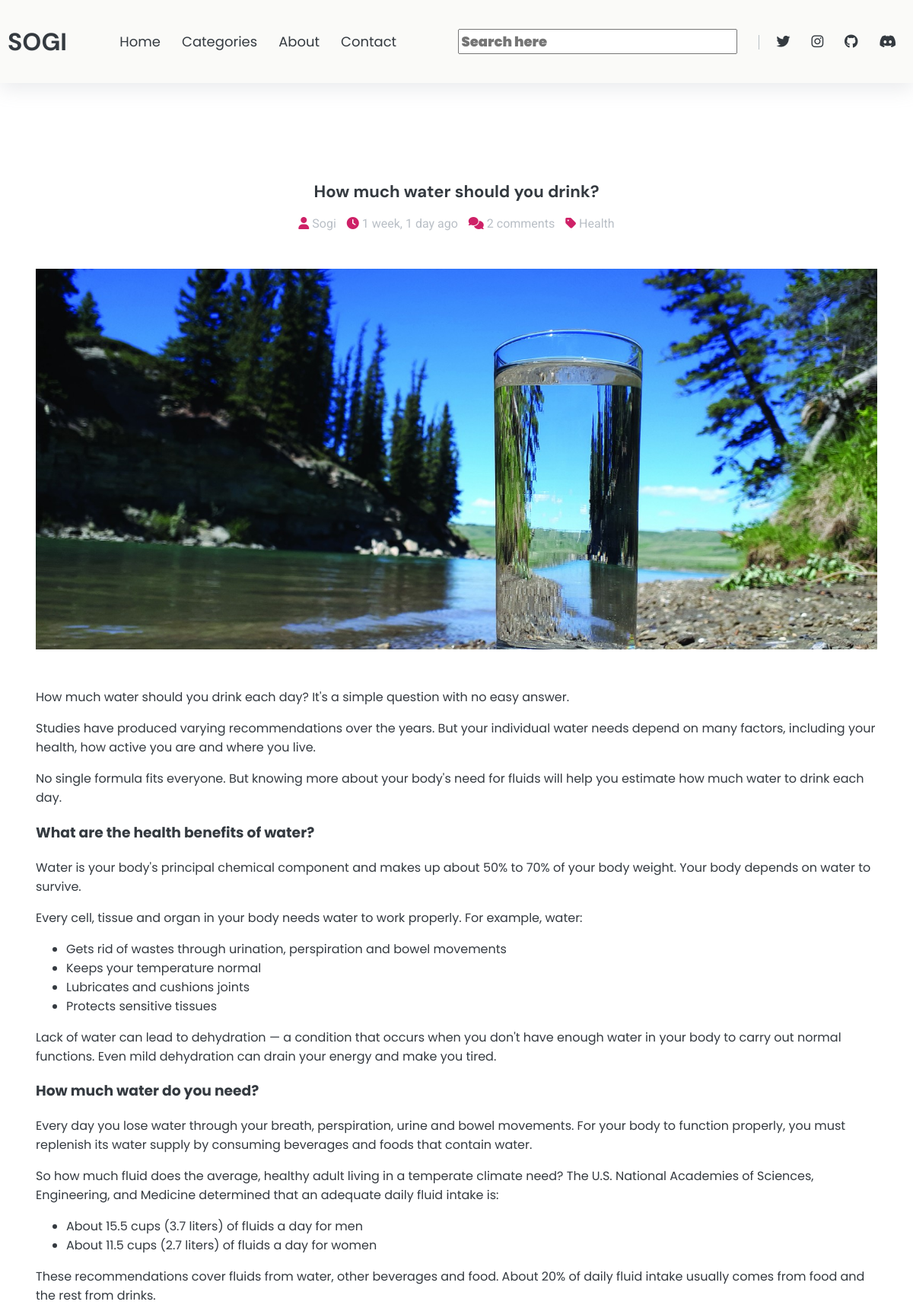
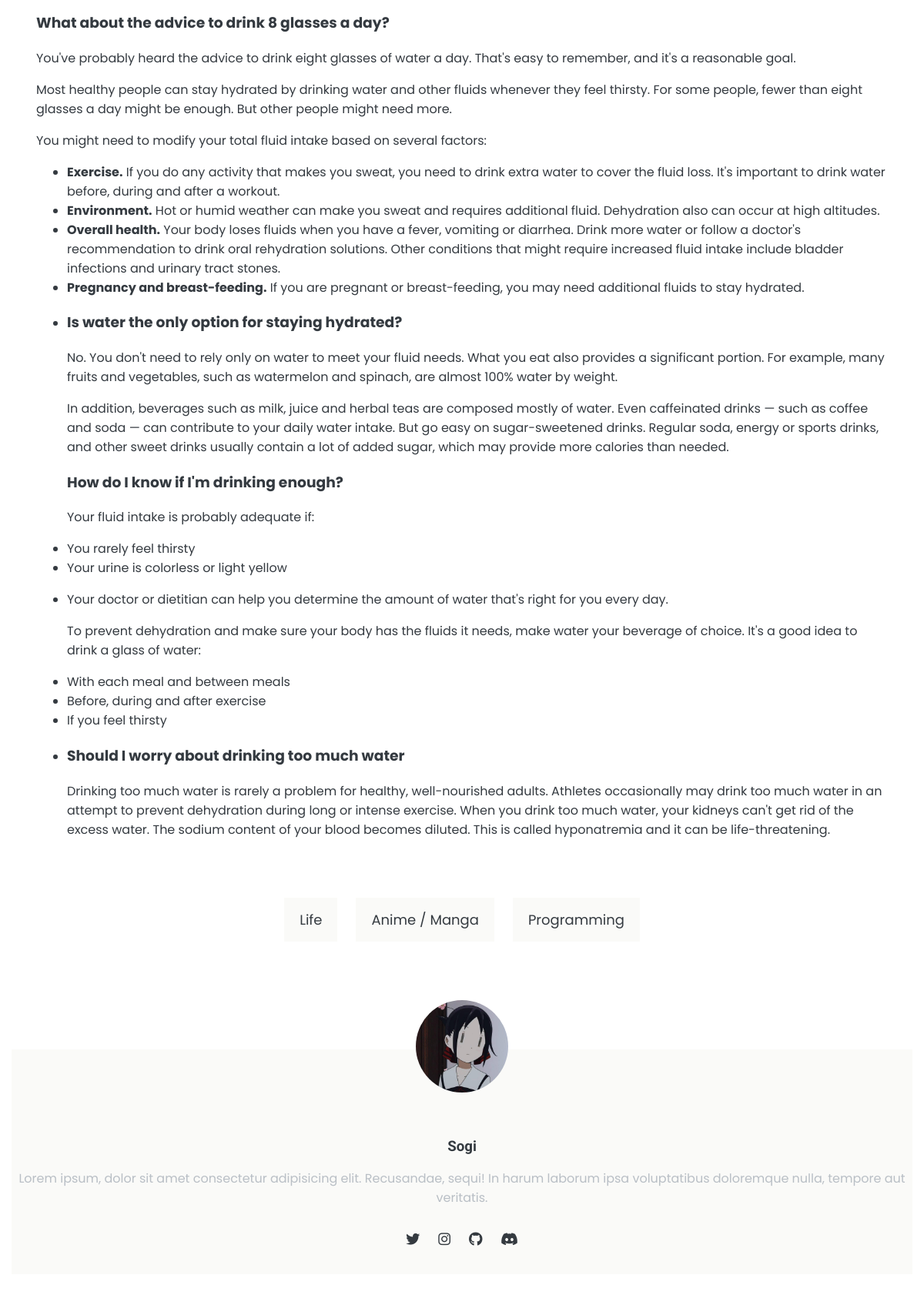
/post/1 (upper part), run on the app's committed database (2 pictures, top to bottom).
### blog/models.py (models this page shows)
class Post(models.Model):
    author = models.ForeignKey(User, on_delete=models.CASCADE)
    title = models.CharField(max_length=254, null=True)
    topic = models.ForeignKey(Topic, on_delete=models.SET_NULL, null=True)
    thumbnail = models.ImageField(null=True, blank=True)
    content = RichTextField(blank=True, null=True)
    updated = models.DateTimeField(auto_now=True)
    created = models.DateTimeField(auto_now_add=True)
    class Meta:
        ordering = ['-created', '-updated']
    def __str__(self) -> str:
        return self.title

class Topic(models.Model):
    name = models.CharField(max_length=255)
    def __str__(self) -> str:
        return self.name

### blog/views.py (the view, shortened to what this page needs)
# urls.py: path('post/<str:pk>', views.post, name='post'),
def post(request, pk):
    try:
        previous_post = Post.objects.get(id=int(pk)-1)
    except Post.DoesNotExist:
        previous_post = "Dosen't exist"
    try:
        next_post = Post.objects.get(id=int(pk)+1) or "Dosen't exist"
    except Post.DoesNotExist:
        next_post = "Dosen't exist"
    post = Post.objects.get(id=pk)
    posts_random = Post.objects.all().order_by('?')
    topics = Topic.objects.all().order_by('?')
    comments = post.comment_set.all()
    number = comments.count()
    context = {'post': post, 'comments': comments,
               'previous_post': previous_post, 'next_post': next_post, 'topics': topics, 'number': number, 'posts_random': posts_random}
    return render(request, 'blog/article.html', context)

### blog/templates/blog/article.html (shortened to what this page needs)
{% extends "blog/main.html" %}
{% load static %}
{% load shuffle %}
{% block content %}
    <main id="site-main">
        <section class="container">
            <article id="post">
                <div class="headings text-center">
                    <div class="title">
                        <h2 class="text-title text-dark display-1">{{post}}</h2>
                    </div>
                    <div class="meta">
                        <a href="#" class="link display-2 text-secondary px-1">
                            <i class="fas fa-user text-primary"></i> {{post.author|capfirst}}
                        </a>
                        <a href="#" class="link display-2 text-secondary px-1">
                            <i class="fas fa-clock text-primary"></i> {{post.created|timesince}} ago
                        </a>
                        <a href="#" class="link display-2 text-secondary px-1">
                            <i class="fas fa-comments text-primary"></i> {{number}} comment{{number|pluralize:'s'}}
                        </a>
                        <a href="#" class="link display-2 text-secondary px-1">
                            <i class="fas fa-tag text-primary"></i> {{post.topic}}
                        </a>
                    </div>
                </div>
                <div class="thumbnail mt-3">
                    <img src="{{post.thumbnail.url}}" class="thumbnail" alt="">
                </div>
                <div class="content text-dark display-2 secondary-title mt-3">
                    <p>{{post.content|safe}}
                    </p>
                </div>
            </article>
            <div class="post-footer mb-3">
                <div class="post-tags d-flex flex-wrap justify-content-center">
                    {% for topic in topics %}
                    {% if forloop.counter <= 3 %}
                    <a href="#" class="nav-link btn bg-light">{{topic}}</a>
                    {% endif %}
                    {% endfor %}
                </div>
                <div class="post-author text-center">
                    <div class="author-avatar">
                        <img src="{% static 'blog/sogi.jpg' %}" class="rounded" alt="">
                    </div>
                    <div class="author-info py-2">
                        <h3 class="text-dark">{{post.author|capfirst}}</h3>
                        <p class="text-secondary secondary-title">
                            Lorem ipsum, dolor sit amet consectetur adipisicing elit.
                            Recusandae, sequi! In harum laborum ipsa voluptatibus doloremque nulla, tempore aut
                            veritatis.
                        </p>
                        <div class="post-tags d-flex flex-wrap justify-content-center">
                            <a href="https://twitter.com/sxoxgxi" class="nav-link"><i class="fab fa-twitter"></i></a>
                            <a href="https://www.instagram.com/soh_gee.nirmal/?theme=dark" class="nav-link"><i class="fab fa-instagram"></i></a>
                            <a href="https://github.com/sxoxgxi" class="nav-link"><i class="fab fa-github"></i></a>
                            <a href="https://discord.gg/5S6cdn8Dnd" class="nav-link"><i class="fab fa-discord"></i></a>
                        </div>
                    </div>
                </div>
                <div class="post-related py-2">
                    <div class="row justify-content-center">
                        {% if next_post != "Dosen't exist" %}
                        <div class="next text-right">
                            <div class="py-2">
                            </div>
                        </div>
                        {% endif %}
                    </div>
                </div>
            </div>
        </section>
    </main>
{% endblock content %}

### blog/static/blog/styles.css (style rules this page uses)
:root { --light: #fafaf8; --secondary: #adb5bddb; --dark: #343a40; --primary-color: #ce2167; --secondary-color: #1db8a8; --border: #e9ecefc1; }
body { font-family: 'Roboto', sans-serif; padding: 0; margin: 0; }
a { text-decoration: none; }
*>* { box-sizing: border-box; }
.text-secondary { color: var(--secondary); }
.text-dark { color: var(--dark); }
.text-primary { color: var(--primary-color); }
.bg-light { background-color: var(--light); }
.container { max-width: 1200px; padding: 0 15px; margin: auto; }
.text-title { font-family: 'DM Sans', sans-serif; font-weight: bold; }
.secondary-title { font-family: 'Poppins', sans-serif; }
.display-1 { font-size: 22px; }
.display-2 { font-size: 16px; }
.text-center { text-align: center; }
.text-right { text-align: right; }
.btn { padding: 15px 20px; border: none; }
.d-flex { display: flex; }
.flex-wrap { flex-wrap: wrap; }
.justify-content-center { justify-content: center; }
.mt-3 { margin-top: 50px; }
.mb-3 { margin-bottom: 30px; }
.px-1 { padding-left: 5px; padding-right: 5px; }
.py-2 { padding-top: 20px; padding-bottom: 20px; }
.thumbnail { width: 100%; height: 500px; object-fit: cover; }
.rounded { height: 120px; width: 120px; object-fit: fill; border-radius: 99px; }
.nav-link { font-size: 18px; margin: 12px; color: var(--dark); font-family: 'Poppins', sans-serif; }
#site-main { margin-top: 8em; }
#post { padding: 0 2em; margin-bottom: 4em; }
.post-footer .post-author { position: relative; margin-top: 4em; background-color: var(--light); }
.post-footer .post-author::after { background-color: white; content: ''; position: absolute; top: 0; left: 0; right: 0; height: 4em; z-index: 0; }
.post-footer .post-author .author-avatar { margin: 0 auto; margin-bottom: 1em; position: inherit; z-index: 1; }
.row { display: flex; }

### data on the page
Post: title "How much water should you drink?", author "Sogi", created "1 week, 1 day", topic "Health", thumbnail (picture), content "How much water should you drink each day? It's a simple question with no easy answer. Studies have produced varying recommendations over the years. But your individual water needs depend on many factors, including your health, how active you are and where you live. No single formula fits everyone. But knowing more about your body's need for fluids will help you estimate how much water to drink each day. What are the health benefits of water? Water is your body's principal chemical component and makes up about 50% to 70% of your body weight. Your body depends on water to survive. Every cell, tissue and organ in your body needs water to work properly. For example, water: Gets rid of wastes…"
Topic: name "Life"
Topic: name "Anime / Manga"
Topic: name "Programming"

### other printed values
{{ number }} "2"
